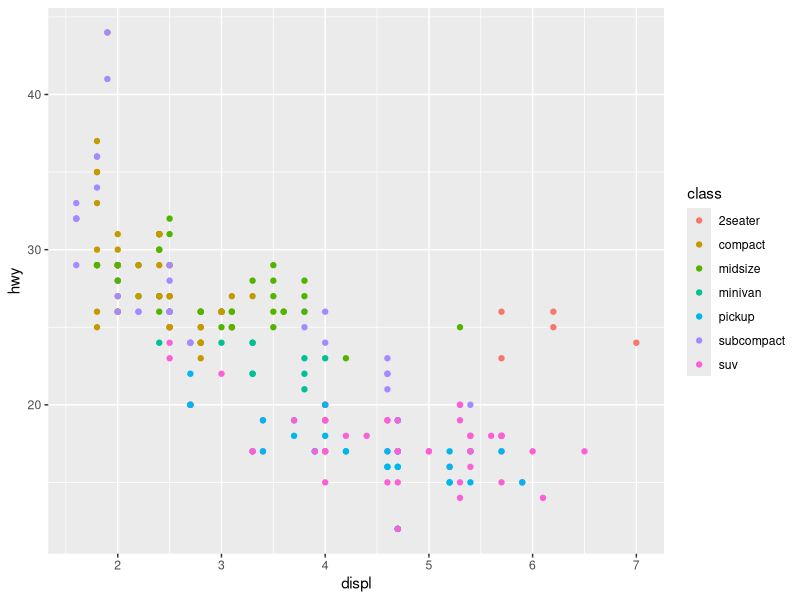
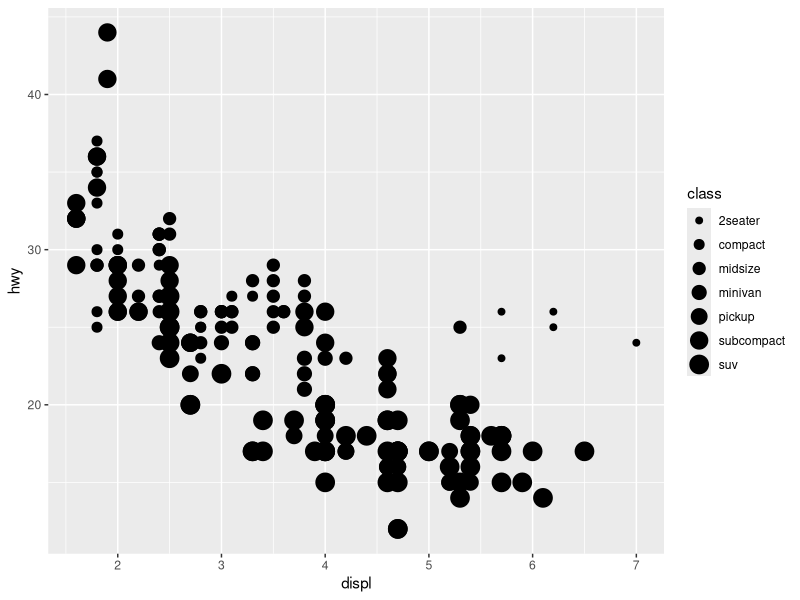
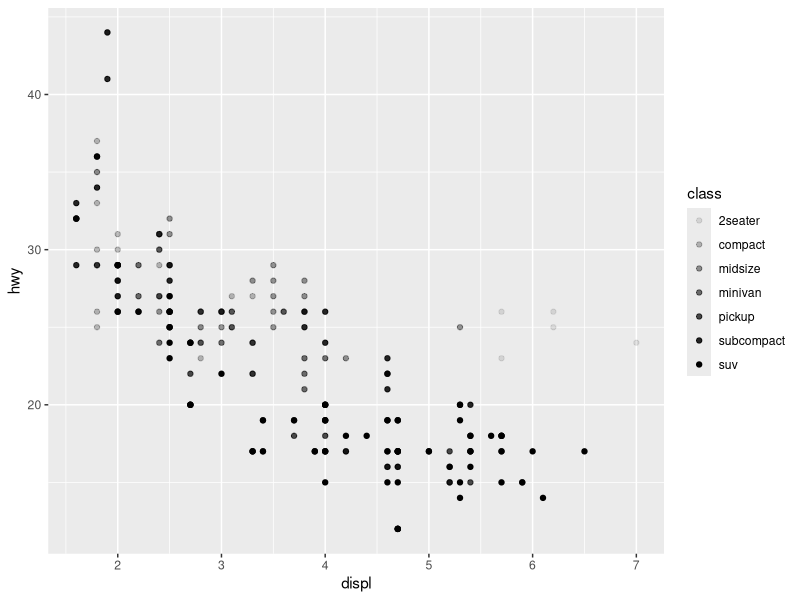
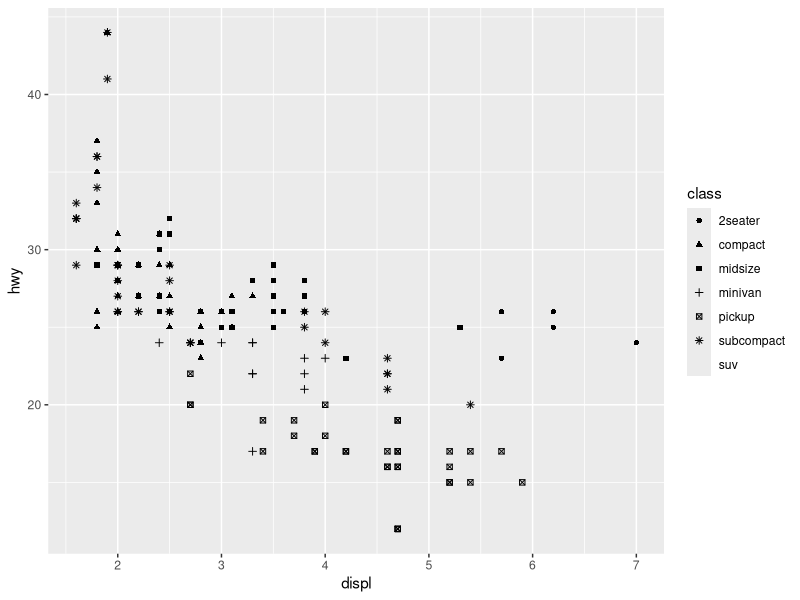
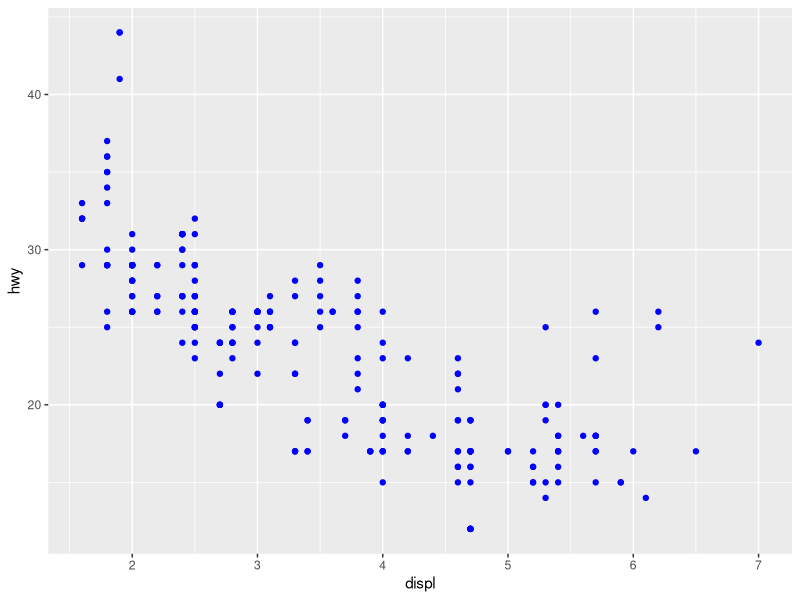
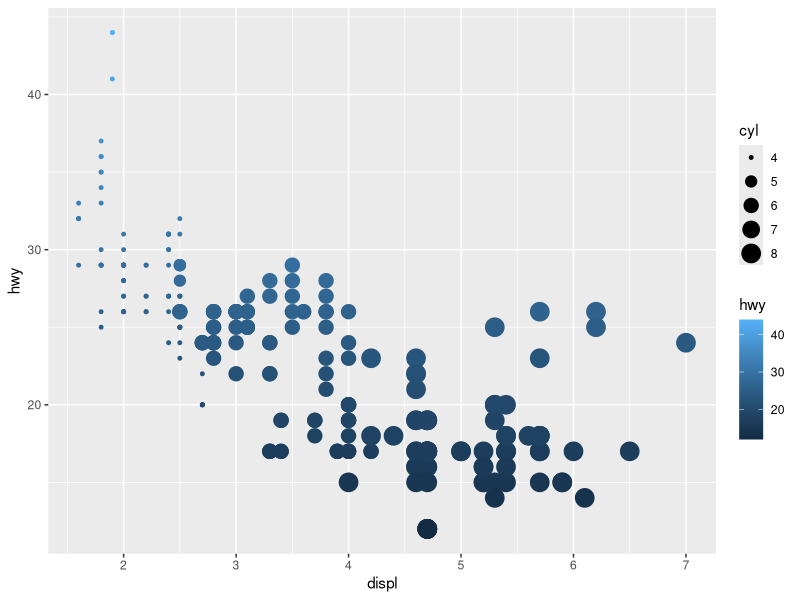
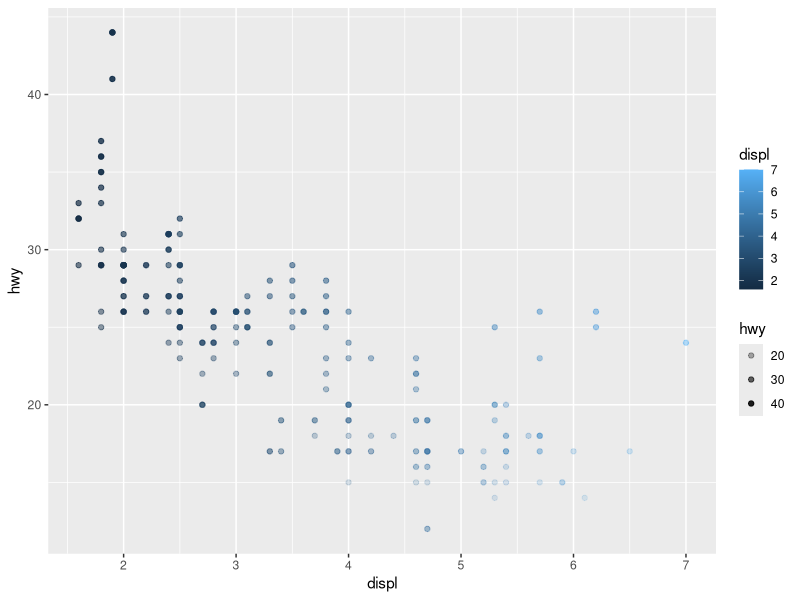
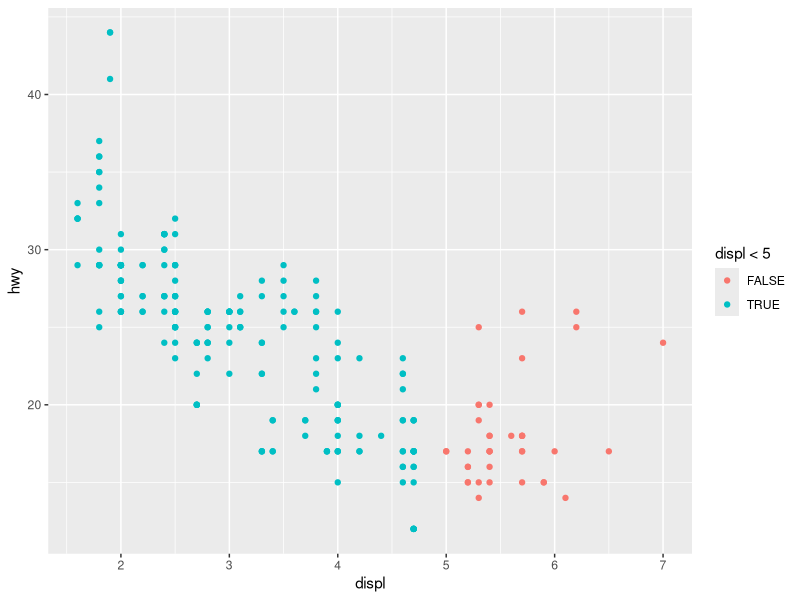

Write R code to recreate these figures, in order. (Note: this script raises an error after producing the figures.)
# http://r4ds.had.co.nz/data-visualisation.html#aesthetic-mappings

library(tidyverse)

ggplot(data = mpg) +
  geom_point(mapping = aes(x = displ, y = hwy, color = class))

ggplot(data = mpg) +
  geom_point(mapping = aes(x = displ, y = hwy, size = class)) # not advised

ggplot(data = mpg) +
  geom_point(mapping = aes(x = displ, y = hwy, alpha = class))

ggplot(data = mpg) +
  geom_point(mapping = aes(x = displ, y = hwy, shape = class)) # not advised

ggplot(data = mpg) +
  geom_point(mapping = aes(x = displ, y = hwy), color = "blue")

# Exercises
# 3.3.1.1
# The manual color aesthetic should be outside aes()

# 3.3.1.2
?mpg
mpg
# Categorical variables: manufacturer, model, trans, drv, fl, and class
# Continuous variables: displ, year, cyl, cty, and hwy

# 3.3.1.3
ggplot(mpg) +
  geom_point(aes(x = displ, y = hwy, color = hwy, size = cyl))
  # continuous variables get a continuous scale of color or size, doesn't work 
  # with shape

# 3.3.1.4
ggplot(mpg) +
  geom_point(aes(x = displ, y = hwy, color = displ, alpha = hwy)) 
  # produces redundant visuals

# 3.3.1.5
# `stroke` controls the size of the outline for some shapes

# 3.3.1.6
ggplot(mpg) +
  geom_point(aes(x = displ, y = hwy, color = displ < 5)) # the expression tells
  # ggplot how to symbolize the aesthetic, less than 5 are blue

--------------------------------------------------------------------------------
  
# http://r4ds.had.co.nz/data-visualisation.html#facets
  
library(tidyverse)

ggplot(data = mpg) +
  geom_point(mapping = aes(x = displ, y = hwy)) +
  facet_wrap(~ class, nrow = 2)

ggplot(data = mpg) +
  geom_point(mapping = aes(x = displ, y = hwy)) +
  facet_grid(drv ~ cyl)

ggplot(data = mpg) +
  geom_point(mapping = aes(x = displ, y = hwy)) +
  facet_grid(. ~ cyl)

# Exercises
# 3.5.1.1
ggplot(mpg) +
  geom_point(aes(displ, hwy)) +
  facet_grid(. ~ cty) # when you facet on a continuous variable it creates a
  # facet for each of the unique values

# 3.5.1.2
ggplot(data = mpg) + 
  geom_point(mapping = aes(x = drv, y = cyl))
  # the missing cells represent combinations that aren't present in the data

# 3.5.1.3
ggplot(data = mpg) + 
  geom_point(mapping = aes(x = displ, y = hwy)) +
  facet_grid(drv ~ .) # facet rows only

ggplot(data = mpg) + 
  geom_point(mapping = aes(x = displ, y = hwy)) +
  facet_grid(. ~ cyl) # facet columns only

# 3.5.1.4
ggplot(data = mpg) + 
  geom_point(mapping = aes(x = displ, y = hwy)) + 
  facet_wrap(~ class, nrow = 2)
  # advantage are that is faster to understand the mpg of 2seaters
  # disadvantage is that comparison is slightly more difficult than a color aes

# 3.5.1.5
?facet_wrap
  # `nrow` and `ncol` control the number of rows and columns 
  # facet_grid() doesn't need nrow or ncol because the number of cells is
  # determined by the data

# 3.5.1.6
  # there is typically more room for columns

--------------------------------------------------------------------------------

# https://r4ds.had.co.nz/data-visualisation.html#geometric-objects

library(tidyverse)

ggplot(data = mpg) +
  geom_point(mapping = aes(x = displ, y = hwy))

ggplot(data = mpg) +
  geom_smooth(mapping = aes(x = displ, y = hwy))

ggplot(data = mpg) +
  geom_smooth(mapping = aes(x = displ, y = hwy, linetype = drv))

ggplot(mpg) +
  geom_point(mapping = aes(x = displ, y = hwy, color = drv)) +
  geom_smooth(mapping = aes(x = displ, y = hwy, color = drv, linetype = drv))

ggplot(data = mpg) +
  geom_smooth(mapping = aes(x = displ, y = hwy))

ggplot(data = mpg) +
  geom_smooth(mapping = aes(x = displ, y = hwy, group = drv))

ggplot(data = mpg) +
  geom_smooth(
    mapping = aes(x = displ, y = hwy, color = drv),
    show.legend = FALSE
  )

ggplot(data = mpg) +
  geom_point(mapping = aes(x = displ, y = hwy)) +
  geom_smooth(mapping = aes(x = displ, y =  hwy)) # inefficient

ggplot(data = mpg, mapping = aes(x = displ, y = hwy)) +
  geom_point() +
  geom_smooth()

ggplot(data = mpg, mapping = aes(x = displ, y = hwy)) +
  geom_point(mapping = aes(color = class)) +
  geom_smooth()

ggplot(data = mpg, mapping = aes(x = displ, y = hwy)) +
  geom_point(mapping = aes(color = class)) +
  geom_smooth(data = filter(mpg, class == "subcompact"), se = FALSE)

# Exercises
# 3.6.1.1
# geom_line(), geom_boxplot(), geom_histogram(), geom_area()

# 3.6.1.2
ggplot(data = mpg, mapping = aes(x = displ, y = hwy, color = drv)) + 
  geom_point() + 
  geom_smooth(se = FALSE) # missed that the smooth lines would change color

# 3.6.1.3
ggplot(data = mpg) +
  geom_smooth(mapping = aes(x = displ, y = hwy, color = drv))
# show.legend = FALSE hides the legend, used to simplify the plot

# 3.6.1.4
# se control whether or not the standard error shading is include with the line

# 3.6.1.5
ggplot(data = mpg, mapping = aes(x = displ, y = hwy)) + 
  geom_point() + 
  geom_smooth()

ggplot() + 
  geom_point(data = mpg, mapping = aes(x = displ, y = hwy)) + 
  geom_smooth(data = mpg, mapping = aes(x = displ, y = hwy))

# the same, first code block is the efficent method

# 3.6.1.6
ggplot(mpg, aes(x = displ, y = hwy)) +
  geom_point() +
  geom_smooth(se = FALSE)

ggplot(mpg, aes(x = displ, y = hwy)) +
  geom_point() +
  geom_smooth(aes(group = drv), se = FALSE)

ggplot(mpg, aes(x = displ, y = hwy, color = drv)) +
  geom_point() +
  geom_smooth(aes(group = drv), se = FALSE)

ggplot(mpg, aes(x = displ, y = hwy)) +
  geom_point(aes(color = drv)) +
  geom_smooth(se = FALSE)

ggplot(mpg, aes(x = displ, y = hwy)) +
  geom_point(aes(color = drv)) +
  geom_smooth(aes(linetype = drv), se = FALSE)

ggplot(mpg, aes(x = displ, y = hwy)) +
  geom_point(size = 4, color = "white") +
  geom_point(aes( color = drv))
  